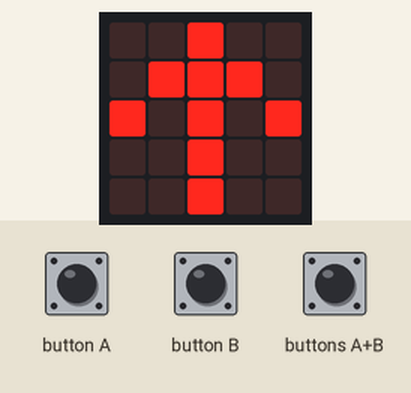
Simulated run of this program. Board: BBC micro:bit (MakeCode). On the bench: the board's 5×5 LED display. The test bench sets the inputs (shaded band).

Above: at 1.5 s.
1.6 s: button A pressed for 0.15 s
At 3.7 s:
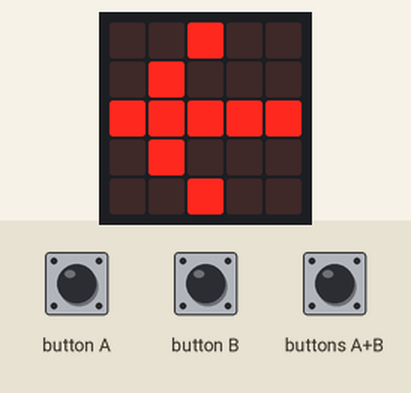
4.7 s: button B pressed for 0.15 s
At 6.9 s:
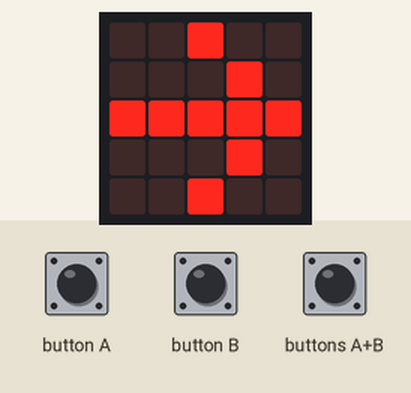
7.8 s: buttons A+B pressed for 0.15 s
At 9.7 s:
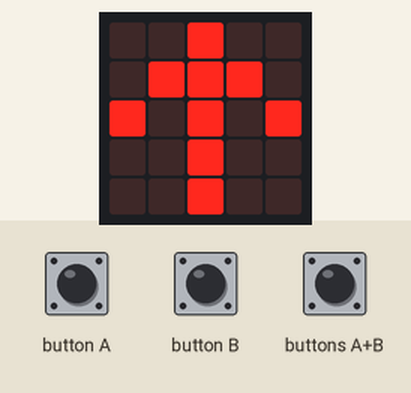
Timing chart, 0 to 11.2 s (numbered marks = the images above; inputs shaded):
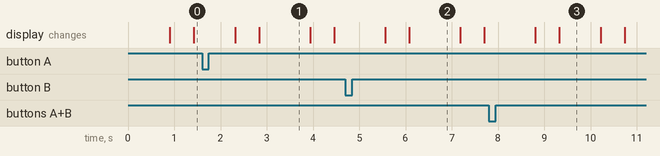

Measured:
- after the input at 1.6 s, the display: first differs from a run without the input after 1.2 s (image 1)
- after the input at 4.7 s, the display: first differs from a run without the input after 1.4 s (image 2)
- after the input at 7.8 s, the display: first differs from a run without the input after 1.5 s (image 3)
- what the display in image 1 shows lasts 1.1 s, from 2.8 s to 3.9 s
- what the display in image 3 shows lasts 0.9 s, from 9.3 s to 10.2 s

The program:

main.ts
```typescript
input.onButtonPressed(Button.A, function () {
    zustand = links
})
input.onButtonPressed(Button.AB, function () {
    zustand = 0
})
input.onButtonPressed(Button.B, function () {
    zustand = rechts
})
let rechts = 0
let zustand = 0
let links = 0
links = 2
zustand = 0
rechts = 1
basic.forever(function () {
    if (zustand == rechts) {
        basic.showArrow(ArrowNames.East)
    } else {
        if (zustand == links) {
            basic.showArrow(ArrowNames.West)
        } else {
            basic.showLeds(`
                . . # . .
                . # # # .
                # . # . #
                . . # . .
                . . # . .
                `)
        }
    }
    basic.pause(500)
    basic.clearScreen()
    basic.pause(500)
})
```

test.ts
```typescript
// Hier kann man Tests durchführen; diese Datei wird nicht kompiliert, wenn dieses Paket als Erweiterung verwendet wird.
```
